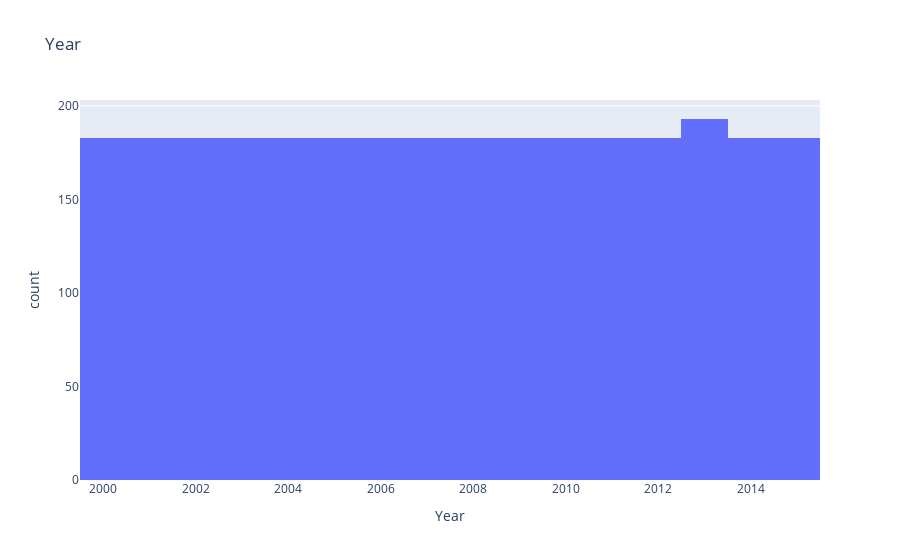
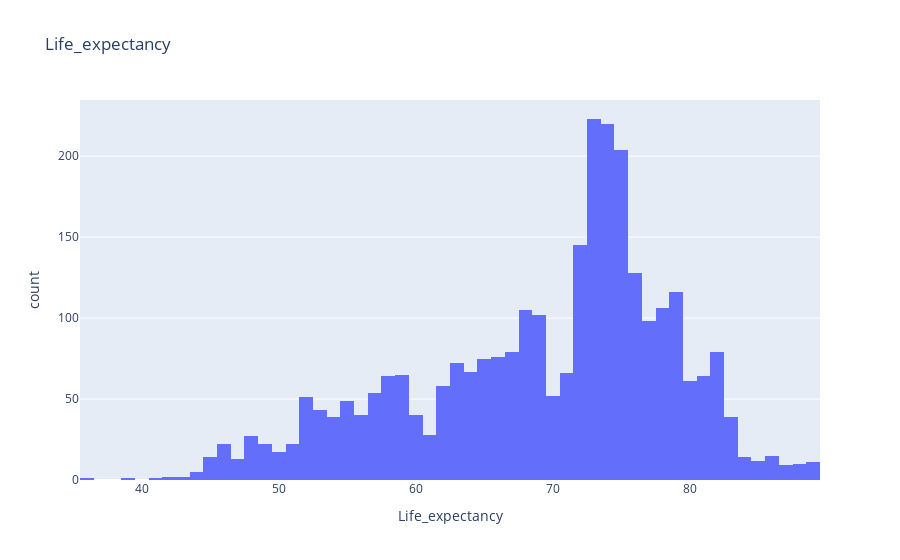
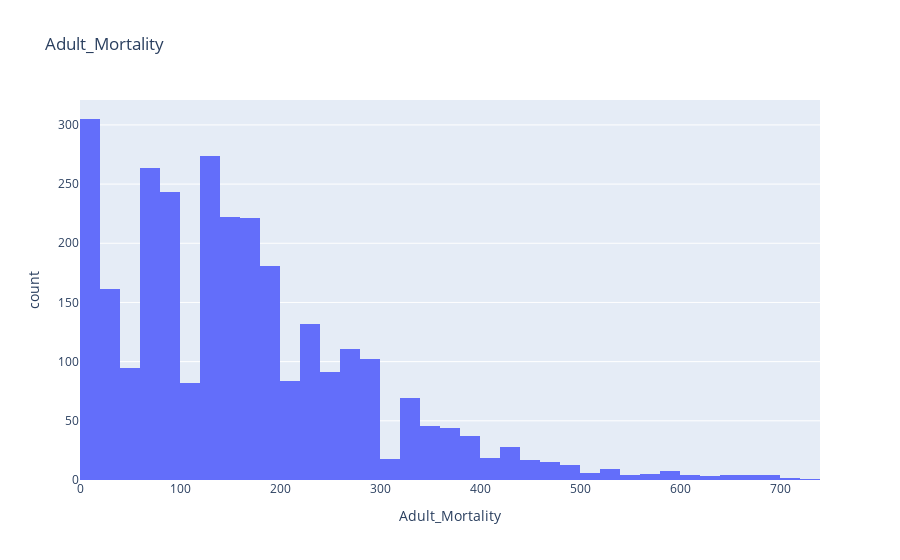
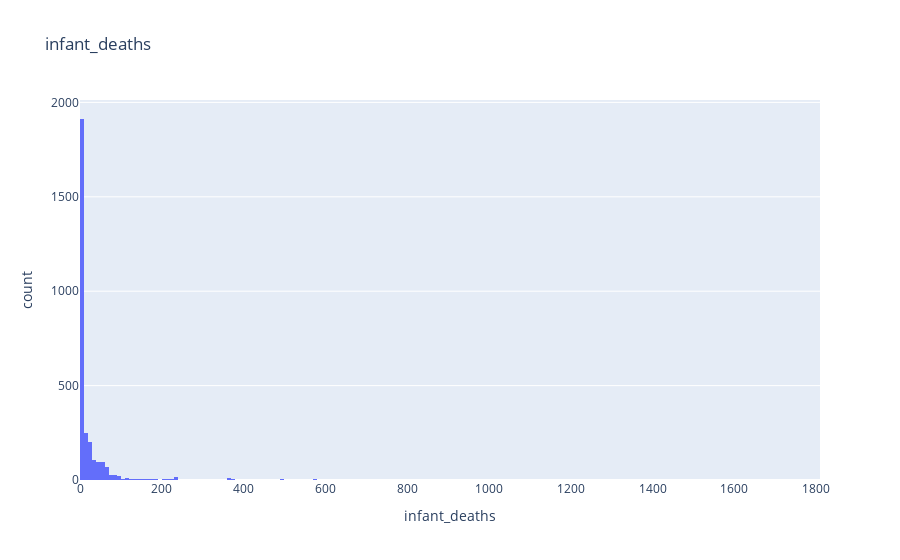

The code cell stored with these charts, in order, in its notebook:
### Code cell
for col in num_cols:
    px.histogram(df,x=col,title=col).show()

### Figure 1 — Plotly figure (JSON) as saved in the notebook; plotly's stock layout.template omitted (floating-point values rounded to 4 significant figures; data arrays with more than 128 entries replaced by an {"elided": "..."} marker saying what was removed)
{"data": [{"bingroup": "x", "hovertemplate": "Year=%{x}<br>count=%{y}<extra></extra>", "legendgroup": "", "marker": {"color": "#636efa", "pattern": {"shape": ""}}, "name": "", "orientation": "v", "showlegend": false, "type": "histogram", "x": {"elided": "2938 int values"}, "xaxis": "x", "yaxis": "y"}], "layout": {"barmode": "relative", "legend": {"tracegroupgap": 0}, "title": {"text": "Year"}, "xaxis": {"anchor": "y", "domain": [0, 1], "title": {"text": "Year"}}, "yaxis": {"anchor": "x", "domain": [0, 1], "title": {"text": "count"}}}}

### Figure 2 — Plotly figure (JSON) as saved in the notebook; plotly's stock layout.template omitted (floating-point values rounded to 4 significant figures; data arrays with more than 128 entries replaced by an {"elided": "..."} marker saying what was removed)
{"data": [{"bingroup": "x", "hovertemplate": "Life_expectancy=%{x}<br>count=%{y}<extra></extra>", "legendgroup": "", "marker": {"color": "#636efa", "pattern": {"shape": ""}}, "name": "", "orientation": "v", "showlegend": false, "type": "histogram", "x": {"elided": "2938 float values"}, "xaxis": "x", "yaxis": "y"}], "layout": {"barmode": "relative", "legend": {"tracegroupgap": 0}, "title": {"text": "Life_expectancy"}, "xaxis": {"anchor": "y", "domain": [0, 1], "title": {"text": "Life_expectancy"}}, "yaxis": {"anchor": "x", "domain": [0, 1], "title": {"text": "count"}}}}

### Figure 3 — Plotly figure (JSON) as saved in the notebook; plotly's stock layout.template omitted (floating-point values rounded to 4 significant figures; data arrays with more than 128 entries replaced by an {"elided": "..."} marker saying what was removed)
{"data": [{"bingroup": "x", "hovertemplate": "Adult_Mortality=%{x}<br>count=%{y}<extra></extra>", "legendgroup": "", "marker": {"color": "#636efa", "pattern": {"shape": ""}}, "name": "", "orientation": "v", "showlegend": false, "type": "histogram", "x": {"elided": "2938 float values"}, "xaxis": "x", "yaxis": "y"}], "layout": {"barmode": "relative", "legend": {"tracegroupgap": 0}, "title": {"text": "Adult_Mortality"}, "xaxis": {"anchor": "y", "domain": [0, 1], "title": {"text": "Adult_Mortality"}}, "yaxis": {"anchor": "x", "domain": [0, 1], "title": {"text": "count"}}}}

### Figure 4 — Plotly figure (JSON) as saved in the notebook; plotly's stock layout.template omitted (floating-point values rounded to 4 significant figures; data arrays with more than 128 entries replaced by an {"elided": "..."} marker saying what was removed)
{"data": [{"bingroup": "x", "hovertemplate": "infant_deaths=%{x}<br>count=%{y}<extra></extra>", "legendgroup": "", "marker": {"color": "#636efa", "pattern": {"shape": ""}}, "name": "", "orientation": "v", "showlegend": false, "type": "histogram", "x": {"elided": "2938 int values"}, "xaxis": "x", "yaxis": "y"}], "layout": {"barmode": "relative", "legend": {"tracegroupgap": 0}, "title": {"text": "infant_deaths"}, "xaxis": {"anchor": "y", "domain": [0, 1], "title": {"text": "infant_deaths"}}, "yaxis": {"anchor": "x", "domain": [0, 1], "title": {"text": "count"}}}}
